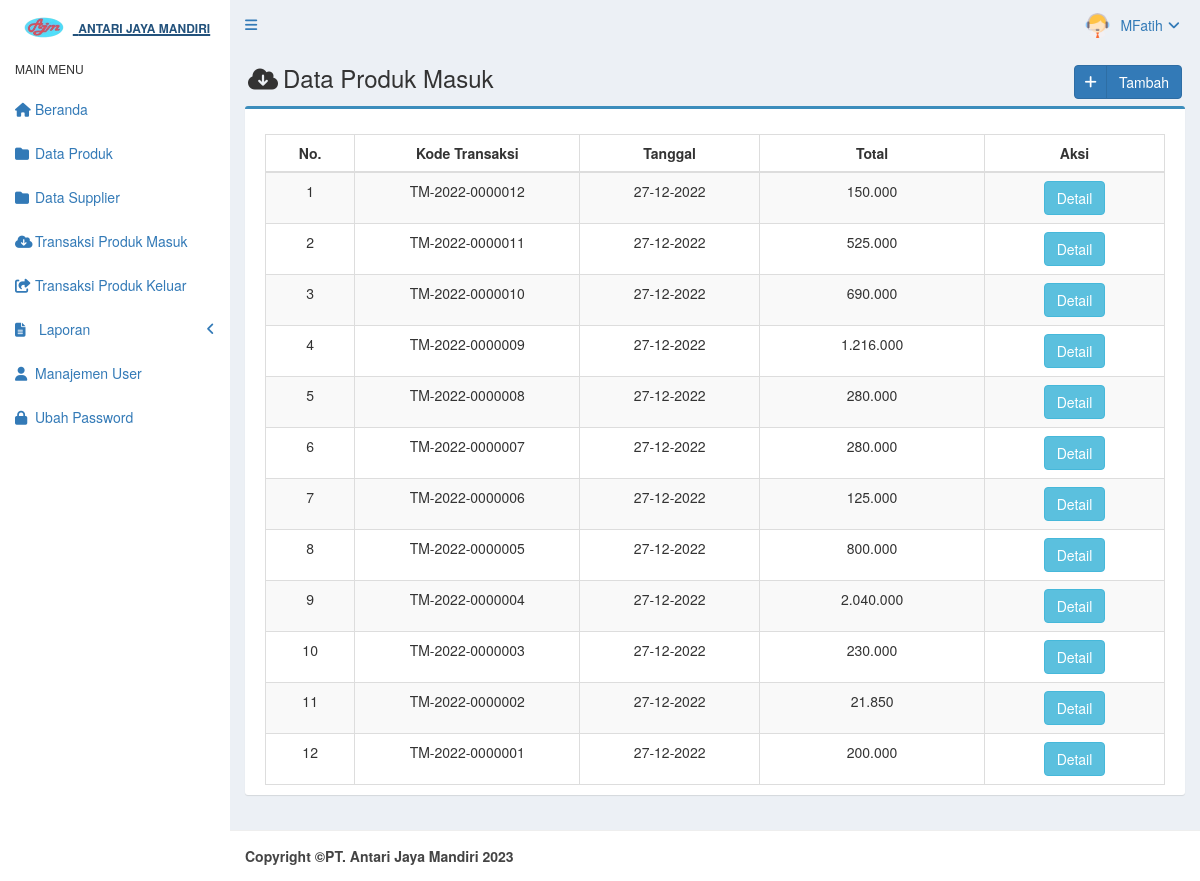
The page /main.php?module=barang_masuk (signed in) on the database its author committed.
### tables this page shows
CREATE TABLE `tb_user` (
  `id_user` int(5) NOT NULL,
  `username` varchar(50) NOT NULL,
  `password` varchar(50) NOT NULL,
  `nama_user` varchar(50) NOT NULL,
  `telepon` char(13) DEFAULT NULL,
  `foto` varchar(100) DEFAULT NULL,
  `hak_akses` enum('operasional','administrator','','') NOT NULL,
  `status` enum('aktif','blokir') NOT NULL DEFAULT 'aktif',
  `created_at` timestamp NOT NULL DEFAULT current_timestamp(),
  `updated_at` timestamp NOT NULL DEFAULT current_timestamp() ON UPDATE current_timestamp()
);

CREATE TABLE `tb_barang_masuk` (
  `kd_transaksi` char(15) NOT NULL,
  `tanggal_masuk` date NOT NULL,
  `sub_total` int(11) NOT NULL,
  `created_user` int(2) NOT NULL,
  `created_date` timestamp NOT NULL DEFAULT current_timestamp() ON UPDATE current_timestamp()
);

### modules/barang_masuk/view.php (the view, shortened to what this page needs)
<section class="content-header">
	<h1>
		<i class="fa fa-cloud-download icon-title"></i>Data Produk Masuk
		<a class="btn btn-primary btn-social pull-right" href="?module=form_barang_masuk&form=add" title="Tambah Data" data-toggle="tooltip">
			<i class="fa fa-plus"></i>Tambah
		</a>
	</h1>
</section>
<section class="content">
	<div class="row">
		<div class="col-md-12">
			 <div class="box box-primary">
			 	<div class="box-body">
			 		<table id="dataTables1" class="table table-bordered table-striped table-hover text-center">
			 			<thead>
			 				<tr>
			 					<th class="center">No.</th>
			 					<th class="center">Kode Transaksi</th>
			 					<th class="center">Tanggal</th>
			 					<th class="center">Total</th>
			 					<th class="center">Aksi</th>
			 				</tr>
			 			</thead>
			 			<tbody>
			 				<?php
			 					$no =1;
			 					$query = mysqli_query($mysqli, "SELECT kd_transaksi, tanggal_masuk, sub_total FROM tb_barang_masuk ORDER BY kd_transaksi DESC") or die('Ada kesalahan pada query tampil data Barang masuk: '.mysqli_error($mysqli));
			 					while ($data = mysqli_fetch_assoc($query)) {
			 						$tanggal = $data['tanggal_masuk'];
			 						$exp = explode('-',$tanggal);
			 						$tanggal_masuk = $exp[2]."-".$exp[1]."-".$exp[0];
			 					?>
								<tr>
									<td width='30' class='center'><?php echo $no ?></td>
									<td width='100' class='center'><?php echo $data['kd_transaksi'] ?></td>
									<td width='80' class='center'><?php echo $tanggal_masuk ?></td>
									<td width='100' class='center'><?php echo number_format($data['sub_total'], 0,',','.') ?></td>
									<td class='center' width='80'>
										<div>
											<button type='button' class='btn btn-info detail_masuk' data-toggle='modal' data-target='#myModal' id='<?php echo $data['kd_transaksi'] ?>'>Detail</button>
										</div>
									</td>
								</tr>
								<?php $no++; } ?>
			 			</tbody>
			 		</table>
			 	</div>
			 </div>
		</div>
	</div>
</section>

### top_menu.php (shortened to what this page needs)
<?php
	require_once "config/database.php";
	$query = mysqli_query($mysqli, "SELECT id_user, nama_user, foto, hak_akses FROM tb_user WHERE id_user='$_SESSION[id_user]'") or die('Ada Kesalahan pada query tampil User: '.mysql_error($mysqli));
	$data = mysqli_fetch_assoc($query);
 ?>
 <li class="dropdown user user-menu">
 	<a href="#" class="dropdown-toggle" data-toggle="dropdown">
 		<?php
 			if($data['foto']=="") { ?>
 			<img src="images/user/user-default.png" class="user-image" alt="user Image" />
 		<?php
 		}
 		else {?>
			<img src="images/user/<?php echo $data['foto']; ?>" class="user-image" alt="User Image" />
		<?php
		}
 		?>
 		<span class="hidden-xs"><?php echo $data['nama_user']; ?><i style="margin-left: 5px" class="fa fa-angle-down"></i></span>
 		</a>
 </li>

### assets/css/style.css (style rules this page uses)
.btn-social *:first-child { border-right: 1px solid rgba(0, 0, 0, 0.1); bottom: 0; font-size: 1em !important; left: 0; line-height: 32px !important; position: absolute; text-align: center; top: 0; width: 32px !important; }
.content-header { padding: 15px 18px 0; position: relative; }
.center { text-align:center; }
.icon-title { margin-right: 5px; }
body { background-color: #fff; color: #333; font-size: 15px; line-height: 1.42857; }

### rows shown on the page
tb_user: foto (picture), nama_user "MFatih"
tb_barang_masuk: kd_transaksi "TM-2022-0000012", tanggal_masuk "27-12-2022", sub_total "150.000"
tb_barang_masuk: kd_transaksi "TM-2022-0000011", tanggal_masuk "27-12-2022", sub_total "525.000"
tb_barang_masuk: kd_transaksi "TM-2022-0000010", tanggal_masuk "27-12-2022", sub_total "690.000"
tb_barang_masuk: kd_transaksi "TM-2022-0000009", tanggal_masuk "27-12-2022", sub_total "1.216.000"
tb_barang_masuk: kd_transaksi "TM-2022-0000008", tanggal_masuk "27-12-2022", sub_total "280.000"
tb_barang_masuk: kd_transaksi "TM-2022-0000007", tanggal_masuk "27-12-2022", sub_total "280.000"
tb_barang_masuk: kd_transaksi "TM-2022-0000006", tanggal_masuk "27-12-2022", sub_total "125.000"
tb_barang_masuk: kd_transaksi "TM-2022-0000005", tanggal_masuk "27-12-2022", sub_total "800.000"
tb_barang_masuk: kd_transaksi "TM-2022-0000004", tanggal_masuk "27-12-2022", sub_total "2.040.000"
tb_barang_masuk: kd_transaksi "TM-2022-0000003", tanggal_masuk "27-12-2022", sub_total "230.000"
tb_barang_masuk: kd_transaksi "TM-2022-0000002", tanggal_masuk "27-12-2022", sub_total "21.850"
tb_barang_masuk: kd_transaksi "TM-2022-0000001", tanggal_masuk "27-12-2022", sub_total "200.000"
